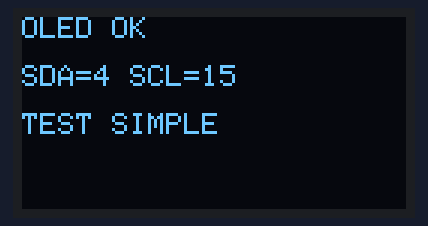
The sketch below on a simulated ESP32. Shown: 128×64 one-colour display. What the sketch prints to the serial monitor is not drawn.

Above: at 1.1 s.
At 2.6 s:
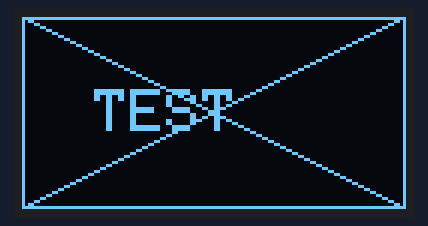
At 3.7 s:
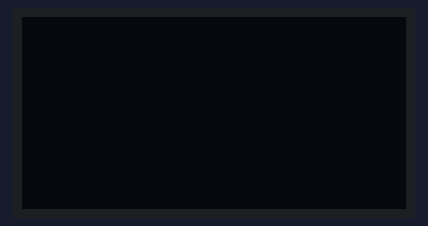

The sketch:

oled_simple.ino
```cpp
#include <Arduino.h>
#include <Wire.h>
#include <Adafruit_GFX.h>
#include <Adafruit_SSD1306.h>

#define OLED_SDA 4
#define OLED_SCL 15
#define SCREEN_W 128
#define SCREEN_H 64

Adafruit_SSD1306 display(SCREEN_W, SCREEN_H, &Wire, -1);
bool oledReady = false;

static int scanI2C() {
  int total = 0;
  for (uint8_t addr = 1; addr < 127; addr++) {
    Wire.beginTransmission(addr);
    if (Wire.endTransmission() == 0) {
      Serial.printf("I2C FOUND 0x%02X\n", addr);
      total++;
    }
  }
  Serial.printf("I2C TOTAL=%d\n", total);
  return total;
}

void setup() {
  Serial.begin(115200);
  delay(1000);
  Serial.println();
  Serial.println("=== OLED SIMPLE TEST ===");
  Serial.printf("PINS SDA=%d SCL=%d\n", OLED_SDA, OLED_SCL);

  Wire.begin(OLED_SDA, OLED_SCL);
  Wire.setClock(50000);

  scanI2C();

  oledReady = display.begin(SSD1306_SWITCHCAPVCC, 0x3C);
  Serial.printf("BEGIN 0x3C = %d\n", oledReady ? 1 : 0);
  if (!oledReady) {
    oledReady = display.begin(SSD1306_SWITCHCAPVCC, 0x3D);
    Serial.printf("BEGIN 0x3D = %d\n", oledReady ? 1 : 0);
  }

  if (!oledReady) {
    Serial.println("OLED NO RESPONDE");
    return;
  }

  display.clearDisplay();
  display.setTextSize(1);
  display.setTextColor(SSD1306_WHITE);
  display.setCursor(0, 0);
  display.println("OLED OK");
  display.setCursor(0, 16);
  display.printf("SDA=%d SCL=%d", OLED_SDA, OLED_SCL);
  display.setCursor(0, 32);
  display.println("TEST SIMPLE");
  display.display();
  Serial.println("OLED INICIALIZADO");
  delay(1500);
}

void loop() {
  if (!oledReady) {
    scanI2C();
    delay(2000);
    return;
  }

  display.clearDisplay();
  display.drawRect(0, 0, SCREEN_W, SCREEN_H, SSD1306_WHITE);
  display.drawLine(0, 0, SCREEN_W - 1, SCREEN_H - 1, SSD1306_WHITE);
  display.drawLine(0, SCREEN_H - 1, SCREEN_W - 1, 0, SSD1306_WHITE);
  display.setTextSize(2);
  display.setCursor(24, 24);
  display.print("TEST");
  display.display();
  Serial.println("DRAW ON");
  delay(1000);

  display.clearDisplay();
  display.display();
  Serial.println("DRAW OFF");
  delay(1000);
}
```

Measured:
- what the display in image 0 shows lasts 1.5 s, from 1.1 s to 2.6 s
- what the display in image 1 shows lasts 1.0 s, from 2.6 s to 3.6 s
